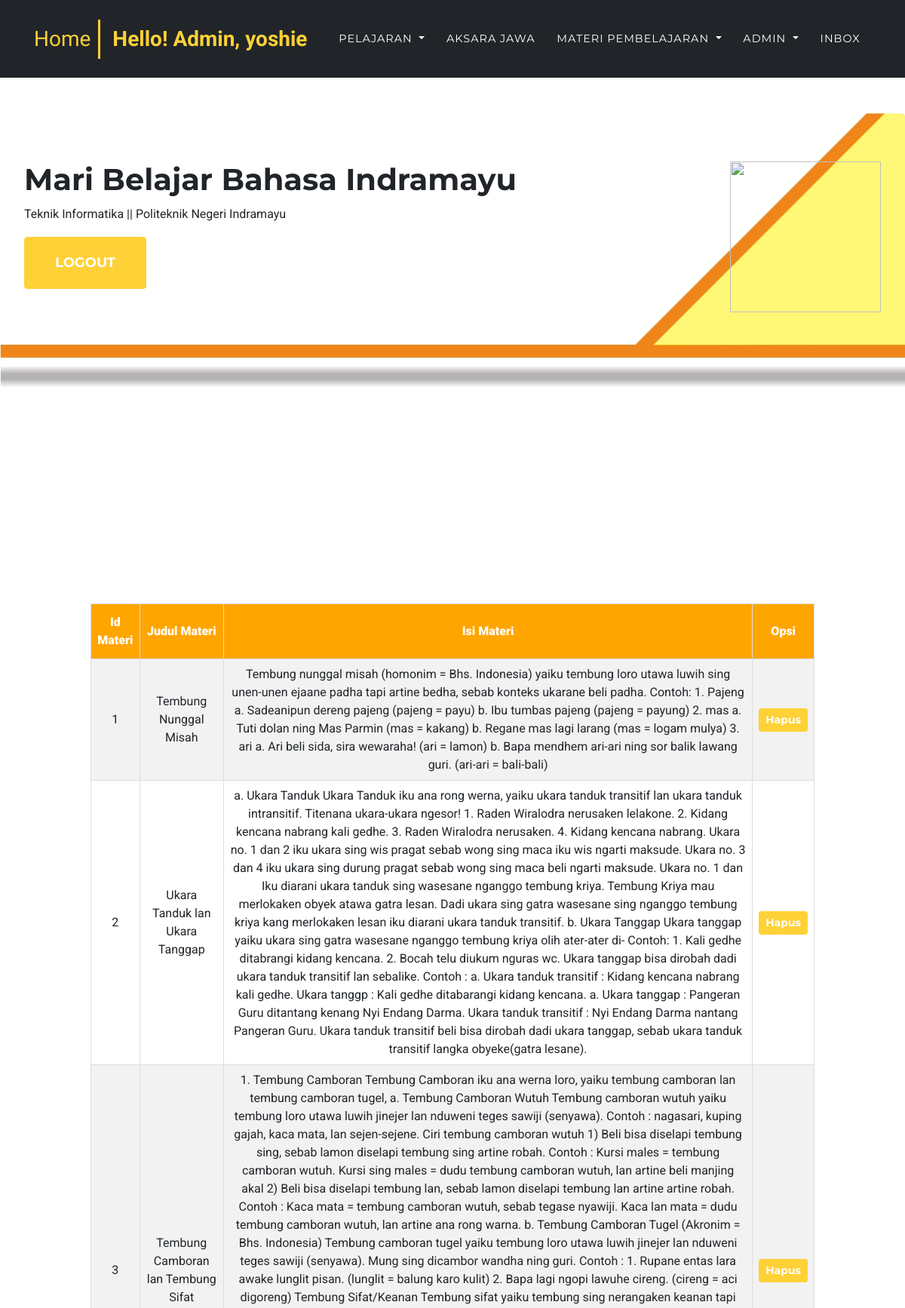
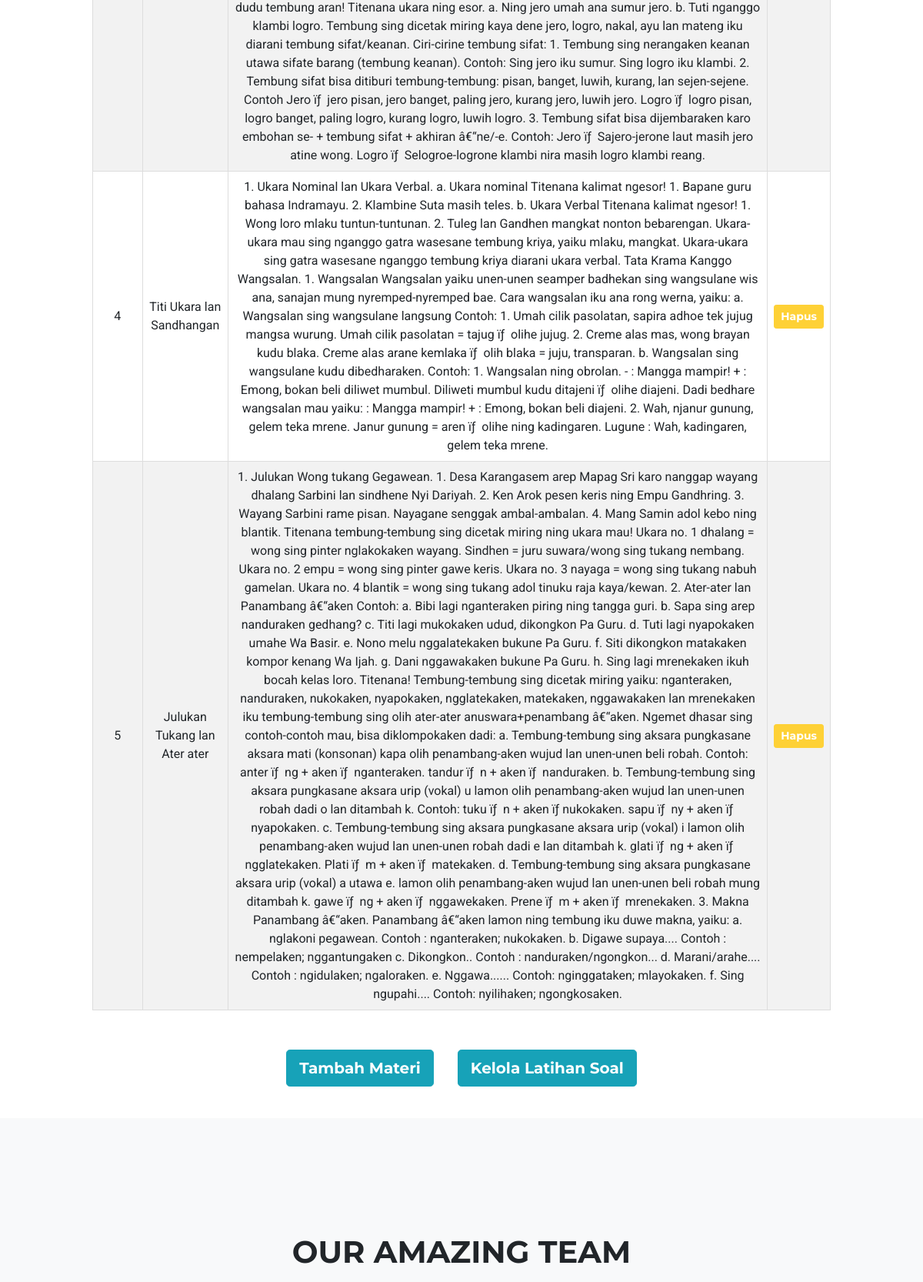
The page /index.php?page=upload_materi_sedang (signed in, upper part) on the database its author committed (2 pictures, top to bottom).
### tables this page shows
CREATE TABLE `materi_sedang` (
  `Id_materi` int(11) NOT NULL,
  `judul_materi` varchar(50) NOT NULL,
  `isi` text NOT NULL
);

### admin/upload/upload_materi_sedang.php (the view, shortened to what this page needs)
<div style="height: auto; margin-bottom: 40px;" align="center">
  <table id="customers" border="1" width="90%" style="margin-top: 250px;">
    <tr style="text-align: center;">
      <th><b>Id Materi</b></th>
      <th><b>Judul Materi</b></th>
      <th><b>Isi Materi</b></th>
      <th><b>Opsi</b></th>
    </tr>
    <?php
    $select=mysqli_query($koneksi, "SELECT * FROM materi_sedang order by Id_materi asc");
    while($isi = mysqli_fetch_array($select)){
    ?>
    <tr style="text-align: center;">
      <td><?php echo $isi['Id_materi'] ?></td>
      <td><?php echo $isi['judul_materi'] ?></td>
      <td><?php echo $isi['isi'] ?></td>
      <td>
        <a href="delete_materi_sedang.php?id_materi=<?php echo $isi['Id_materi']?>"><input width="100px" class="btn btn-primary btn-sm btn-block" type="submit" value="Hapus"></a>
      </td>
    </tr>
    <?php } ?>
  </table>
  <table style="margin-bottom: 30px;">
    <tr>
      <td style="padding-right: 30px;">
        <div class="show_hide">
          <button type="button" class="btn btn-info btn-lg" style="margin-top: 50px;">Tambah Materi</button>
        </div>
      </td>
      <td>
        <a href="index.php?page=kelola_lat_sedang"><button type="button" class="btn btn-info btn-lg" style="margin-top: 50px;">Kelola Latihan Soal</button></a>
      </td>
    </tr>
  </table>
</div>

### css/login.css (style rules this page uses)
* { font-family: 'Roboto', sans-serif; }
.btn { border-radius: 0px; }
.btn-lg, .btn-group-lg>.btn { border-radius: 0px; }

### admin/upload/upload_materi_sedang.php (style rules this page uses)
#customers { font-family: "Trebuchet MS", Arial, Helvetica, sans-serif; border-collapse: collapse; width: 80%; }
#customers td, #customers th { border: 1px solid #ddd; padding: 8px; text-align: center; }
#customers tr:nth-child(even) { background-color: #f2f2f2; }
#customers th { padding-top: 12px; padding-bottom: 12px; text-align: left; background-color: orange; color: white; text-align: center; }

### rows shown on the page
materi_sedang: Id_materi "1", judul_materi "Tembung Nunggal Misah", isi "Tembung nunggal misah (homonim = Bhs. Indonesia) yaiku tembung loro utawa luwih sing unen-unen ejaane padha tapi artine bedha, sebab konteks ukarane beli padha. Contoh: 1. Pajeng a. Sadeanipun dereng pajeng (pajeng = payu) b. Ibu tumbas pajeng (pajeng = payung) 2. mas a. Tuti dolan ning Mas Parmin (mas = kakang) b. Regane mas lagi larang (mas = logam mulya) 3. ari a. Ari beli sida, sira wewaraha! (ari = lamon) b. Bapa mendhem ari-ari ning sor balik lawang guri. (ari-ari = bali-bali)"
materi_sedang: Id_materi "2", judul_materi "Ukara Tanduk lan Ukara Tanggap", isi "a. Ukara Tanduk Ukara Tanduk iku ana rong werna, yaiku ukara tanduk transitif lan ukara tanduk intransitif. Titenana ukara-ukara ngesor! 1. Raden Wiralodra nerusaken lelakone. 2. Kidang kencana nabrang kali gedhe. 3. Raden Wiralodra nerusaken. 4. Kidang kencana nabrang. Ukara no. 1 dan 2 iku ukara sing wis pragat sebab wong sing maca iku wis ngarti maksude. Ukara no. 3 dan 4 iku ukara sing durung pragat sebab wong sing maca beli ngarti maksude. Ukara no. 1 dan Iku diarani ukara tanduk sing wasesane nganggo tembung kriya. Tembung Kriya mau merlokaken obyek atawa gatra lesan. Dadi ukara sing gatra wasesane sing nganggo tembung kriya kang merlokaken lesan iku diarani ukara tanduk transitif. b.…"
materi_sedang: Id_materi "3", judul_materi "Tembung Camboran lan Tembung Sifat", isi "1. Tembung Camboran Tembung Camboran iku ana werna loro, yaiku tembung camboran lan tembung camboran tugel, a. Tembung Camboran Wutuh Tembung camboran wutuh yaiku tembung loro utawa luwih jinejer lan nduweni teges sawiji (senyawa). Contoh : nagasari, kuping gajah, kaca mata, lan sejen-sejene. Ciri tembung camboran wutuh 1) Beli bisa diselapi tembung sing, sebab lamon diselapi tembung sing artine robah. Contoh : Kursi males = tembung camboran wutuh. Kursi sing males = dudu tembung camboran wutuh, lan artine beli manjing akal 2) Beli bisa diselapi tembung lan, sebab lamon diselapi tembung lan artine artine robah. Contoh : Kaca mata = tembung camboran wutuh, sebab tegase nyawiji. Kaca lan mata…"
materi_sedang: Id_materi "4", judul_materi "Titi Ukara lan Sandhangan", isi "1. Ukara Nominal lan Ukara Verbal. a. Ukara nominal Titenana kalimat ngesor! 1. Bapane guru bahasa Indramayu. 2. Klambine Suta masih teles. b. Ukara Verbal Titenana kalimat ngesor! 1. Wong loro mlaku tuntun-tuntunan. 2. Tuleg lan Gandhen mangkat nonton bebarengan. Ukara-ukara mau sing nganggo gatra wasesane tembung kriya, yaiku mlaku, mangkat. Ukara-ukara sing gatra wasesane nganggo tembung kriya diarani ukara verbal. Tata Krama Kanggo Wangsalan. 1. Wangsalan Wangsalan yaiku unen-unen seamper badhekan sing wangsulane wis ana, sanajan mung nyremped-nyremped bae. Cara wangsalan iku ana rong werna, yaiku: a. Wangsalan sing wangsulane langsung Contoh: 1. Umah cilik pasolatan, sapira adhoe tek…"
materi_sedang: Id_materi "5", judul_materi "Julukan Tukang lan Ater ater", isi "1. Julukan Wong tukang Gegawean. 1. Desa Karangasem arep Mapag Sri karo nanggap wayang dhalang Sarbini lan sindhene Nyi Dariyah. 2. Ken Arok pesen keris ning Empu Gandhring. 3. Wayang Sarbini rame pisan. Nayagane senggak ambal-ambalan. 4. Mang Samin adol kebo ning blantik. Titenana tembung-tembung sing dicetak miring ning ukara mau! Ukara no. 1 dhalang = wong sing pinter nglakokaken wayang. Sindhen = juru suwara/wong sing tukang nembang. Ukara no. 2 empu = wong sing pinter gawe keris. Ukara no. 3 nayaga = wong sing tukang nabuh gamelan. Ukara no. 4 blantik = wong sing tukang adol tinuku raja kaya/kewan. 2. Ater-ater lan Panambang â€“aken Contoh: a. Bibi lagi nganteraken piring ning tangga…"

### other values the page prints
$User_Name2 "yoshie"
